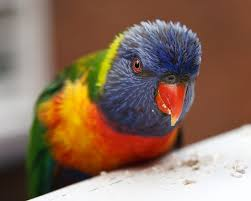
#> input picture opencv/bird.jpg, 251 x 201 px
$ python basic_image_op.py   (Python 2 division)
#> lines starting #> are read from the running program, lines starting #| are printed output that depends on the picture; after the words box and inside, x2 and y2 are one past the last pixel; in counts of white or black regions, pixels touching at a corner belong together
# access pixel values and modify them
import cv2
import numpy as np

img = cv2.imread('bird.jpg')
#> img is the input picture: shape (201, 251, 3); mean B, G, R 92.6, 110.6, 138.8

# can access a pixel value by (row, col), for opencv(BGR) image, returns 1x3 array of B, G, R values.
# for grayscale image, return intensity
## NOTE numpy is optimized for fast array calculation, simply accessing each and every pixel values is slow
px = img[10, 10]
#> px = [102, 110, 117]
blue = img[10,10,0] # a scalar of numpy.uint8
#> blue = 102

# array.item can be better used to access individual pixel
# visiting
img.item(10,10,2)
# changing
img.itemset((10,10,2), 100)
#> img: shape (201, 251, 3); under 0.01% of pixels changed, all inside (x1, y1, x2, y2) = (10, 10, 11, 11)

# image proterties
print img.shape #[row, col, chl]
#| (201, 251, 3)
print img.size  # total number of pixels
#| 151353
print img.dtype # pixel datatype=> very important, many errors in opencv-python code is by invalid datatype
#| uint8

# roi using numpy indexing
part = img[40: 50, 20:80]
img[130:140, 100:160] = part
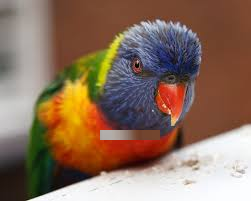
#> img: shape (201, 251, 3); mean B, G, R 93.4, 111.5, 138.9

cv2.imshow('image',img)
cv2.waitKey(0)
cv2.destroyAllWindows()

#split BGR image into single channels
b,g,r = cv2.split(img)
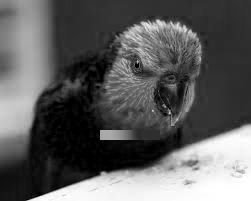
#> b: shape (201, 251); min 0, max 255, mean 93.4
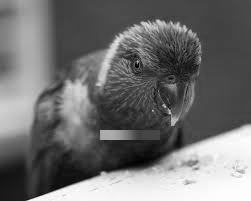
#> g: shape (201, 251); min 0, max 255, mean 111.5
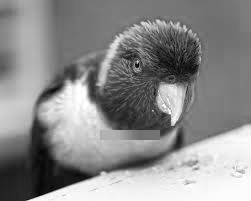
#> r: shape (201, 251); min 0, max 255, mean 138.9
# merge individual channels
img = cv2.merge((b,g,r))
